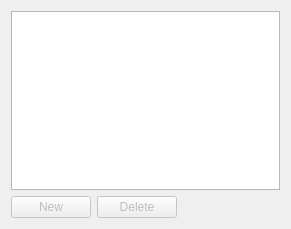
<ui version="4.0" >
 <class>AliasesSettingsPage</class>
 <widget class="QWidget" name="AliasesSettingsPage" >
  <property name="geometry" >
   <rect>
    <x>0</x>
    <y>0</y>
    <width>291</width>
    <height>229</height>
   </rect>
  </property>
  <property name="windowTitle" >
   <string>Form</string>
  </property>
  <layout class="QVBoxLayout" name="verticalLayout" >
   <item>
    <widget class="QTableView" name="aliasesView" />
   </item>
   <item>
    <layout class="QHBoxLayout" name="horizontalLayout" >
     <item>
      <widget class="QPushButton" name="newAliasButton" >
       <property name="enabled" >
        <bool>false</bool>
       </property>
       <property name="text" >
        <string>New</string>
       </property>
       <property name="icon" >
        <iconset>
         <normaloff>:/16x16/actions/oxygen/16x16/actions/list-add.png</normaloff>:/16x16/actions/oxygen/16x16/actions/list-add.png</iconset>
       </property>
      </widget>
     </item>
     <item>
      <widget class="QPushButton" name="deleteAliasButton" >
       <property name="enabled" >
        <bool>false</bool>
       </property>
       <property name="text" >
        <string>Delete</string>
       </property>
       <property name="icon" >
        <iconset>
         <normaloff>:/16x16/actions/oxygen/16x16/actions/edit-delete.png</normaloff>:/16x16/actions/oxygen/16x16/actions/edit-delete.png</iconset>
       </property>
      </widget>
     </item>
     <item>
      <spacer name="horizontalSpacer" >
       <property name="orientation" >
        <enum>Qt::Horizontal</enum>
       </property>
       <property name="sizeHint" stdset="0" >
        <size>
         <width>40</width>
         <height>20</height>
        </size>
       </property>
      </spacer>
     </item>
    </layout>
   </item>
  </layout>
 </widget>
 <resources/>
 <connections/>
</ui>
